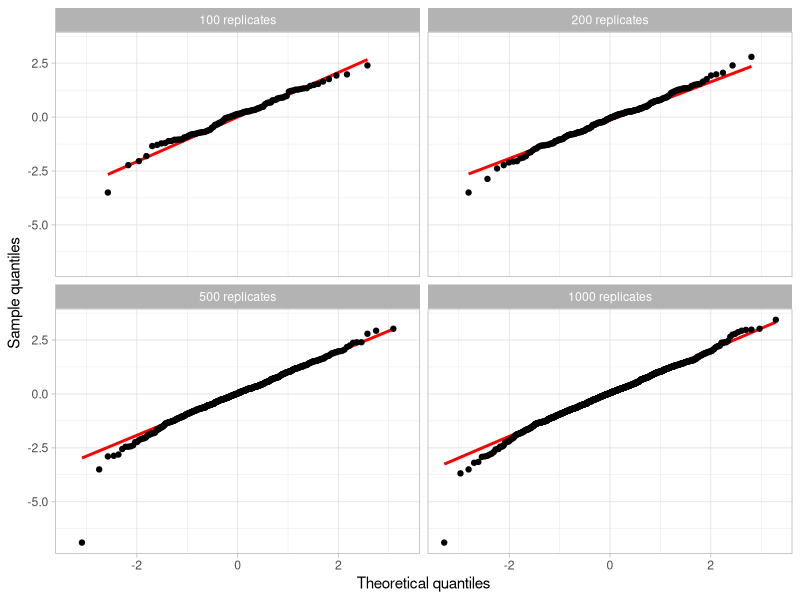

Generate this figure with R:
# I demonstrate how to use bootstrapping to do hypothesis testing 
# using a dataset `sleep` in tidyverse. It is to test wheather there is 
# a significant increase in the number of extra hours of sleep 
# compared to the control group.

library(tidyverse)
theme_set(theme_light())

sleep <- as_tibble(sleep)
print(sleep, n = 5)

# `t.test` is only valid when data are normally distributed. In reality, this is often not true.
test_sleep <- function(df) {
  df <- as_tibble(df)
  t.test(extra ~ group, data = df, alternative = "less")
}
theta_hat <- test_sleep(sleep)


# First sample under the null.
boot_null_factory <- function(df) {
  df <- as_tibble(df)
  groups <- df %>% pull(group)
  function(seed = 0) {
    set.seed(seed)
    sample_frac(df, replace = TRUE) %>% 
      mutate(group = groups)
  }
}

boot_null <- boot_null_factory(sleep)


# Create a tibble `boot_null_results` with values of the regression coefficients 
# averaged over an increasing number of bootstrap replicates.
boot_theta <- function(nboot, boot_fun, theta) {
  tibble(
    b = 1:nboot,
    df_b = map(b, ~ boot_fun(.x)),
    theta_b = map(df_b, theta)
  )
}

boot_null_results <- tibble(
  nboot = c(100, 200, 500, 1000),
  theta_b = map(nboot, boot_theta, boot_fun = boot_null, theta = test_sleep)
) %>%
  unnest(theta_b) %>%
  dplyr::select(-df_b) %>%
  mutate(theta_b = map_dbl(theta_b, "statistic"))


# Q-Q plot of `theta_b`
library(ggplot2)

ggplot(boot_null_results,
       aes(sample = theta_b)) +
  stat_qq_line(distribution = qnorm,
               color = "red",
               size = 1) +
  geom_qq(distribution = qnorm) +
  facet_wrap(~ nboot, labeller = 
               as_labeller(function(x) paste(x, "replicates"))) +
  labs(x = "Theoretical quantiles",
       y = "Sample quantiles")


# Extract the p values
boot_null_pval <- boot_null_results %>%
  group_by(nboot) %>%
  summarize(pval = mean(theta_b <= theta_hat$statistic))

print(boot_null_pval, n = 5)


